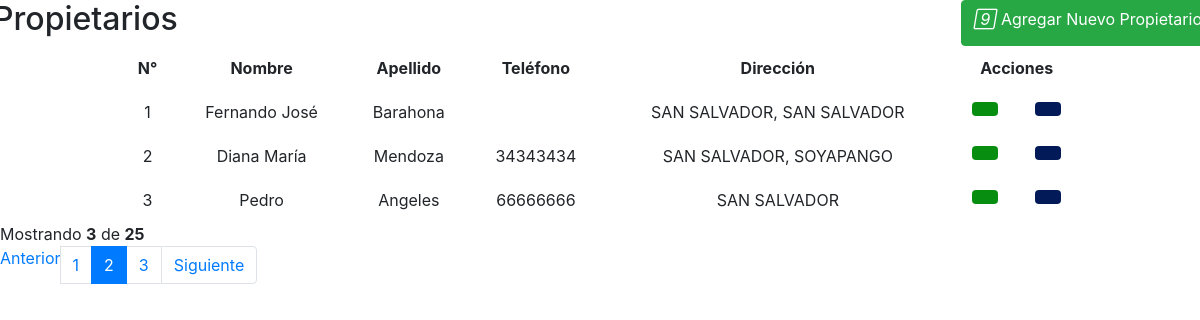
The page /views/propietarios/principal.php on the database its author committed.
### tables this page shows
CREATE TABLE `propietario` (
  `id_propietario` int(11) NOT NULL,
  `nombre` varchar(30) NOT NULL,
  `apellido` varchar(30) NOT NULL,
  `telefono` varchar(12) NOT NULL,
  `direccion` varchar(255) NOT NULL
);

### views/propietarios/principal.php (the view, shortened to what this page needs)
<?php
$conn = conectar_db();
$sql = "SELECT * FROM propietario";
$result = $conn->query($sql);
$cont = 0;
?>
<link rel="stylesheet" href="https://stackpath.bootstrapcdn.com/bootstrap/4.5.2/css/bootstrap.min.css">
<div>
<div class="row">
    <div class="col-md-12">
        <div class="table-wrapper">
            <div class="table-title">
                <div class="row">
                    <div class="col-sm-6 p-0 flex justify-content-lg-start justify-content-center">
                        <h2 class="ml-lg-2">Propietarios</h2>
                    </div>
                    <div class="col-sm-6 p-0 d-flex justify-content-lg-end justify-content-center">
                        <a href="#" class="btn btn-success" id="BtnNewProp">
                            <i class="material-icons">&#xE147;</i> <span>Agregar Nuevo Propietario</span>
                        </a>
                    </div>
                </div>
            </div>
<div class="table-responsive" id="DataPanelPropietarios">
    <?php if ($result && $result->num_rows > 0) : ?>
        <table class="table table-bordered table-hover table-borderless" style="margin: 0 auto; width: 80%">
            <thead style="vertical-align: middle; text-align: center;">
                <tr>
                    <th>N°</th>
                    <th>Nombre</th>
                    <th>Apellido</th>
                    <th>Teléfono</th>
                    <th>Dirección</th>
                    <th colspan="2">Acciones</th>
                </tr>
            </thead>
            <tbody style="vertical-align: middle; text-align: center;">
                <?php foreach ($result as $data) : ?>
                    <?php
                    $query = "SELECT COUNT(id_propietario) as contId FROM propietario WHERE id_propietario='" . $data['id_propietario'] . "'";
                    $result2 = $conn->query($query);
                    $row2 = $result2->fetch_assoc();
                    $contIdUser = $row2['contId'];
                    ?>
                    <tr>
                        <td><?php echo ++$cont; ?></td>
                        <td><?php echo $data['nombre']; ?></td>
                        <td><?php echo $data['apellido']; ?></td>
                        <td><?php echo $data['telefono']; ?></td>
                        <td><?php echo $data['direccion']; ?></td>
                        <td>
                            <a href="" class="btn text-white BtnUpdateUser" id_propietario="<?php echo $data['id_propietario']; ?>" style="background-color: #078E10;"><i class="fa-solid fa-user-pen"></i></a>
                        </td>
                        <td>
                            <?php if ($contIdUser == 1) : ?>
                                <a href="" class="btn text-white BtnDeleteUser" id_propietario="<?php echo $data['id_propietario']; ?>" style="background-color: #031A58;"><i class="fa-solid fa-user-xmark"></i></a>
                            <?php else : ?>
                                <a href="" class="btn text-white" style="background-color: #031A58;background-color: #ccc; cursor: not-allowed;" onclick="return false;"><i class="fa-solid fa-user-xmark"></i></a>
                            <?php endif ?>
                        </td>
                    </tr>
                <?php endforeach ?>
            </tbody>
        </table>
        <div class="clearfix">
        <div class="hint-text">Mostrando <b><?php echo $cont; ?></b> de <b>25</b></div>
        <ul class="pagination">
        <li class="page-item disabled"><a href="#">Anterior</a></li>
        <li class="page-item"><a href="#" class="page-link">1</a></li>
        <li class="page-item active"><a href="#" class="page-link">2</a></li>
        <li class="page-item"><a href="#" class="page-link">3</a></li>
        <li class="page-item"><a href="#" class="page-link">Siguiente</a></li>
        </ul>
        </div>
</div>
            </div>
    <?php else : ?>
        <div class="alert alert-danger">
            <b>No se encuentran datos........</b>
        </div>
    <?php endif ?>
</div>

### rows shown on the page
propietario: nombre "Fernando José", apellido "Barahona", direccion "SAN SALVADOR, SAN SALVADOR"
propietario: nombre "Diana María", apellido "Mendoza", telefono "34343434", direccion "SAN SALVADOR, SOYAPANGO"
propietario: nombre "Pedro", apellido "Angeles", telefono "66666666", direccion "SAN SALVADOR"

### other values the page prints
$cont "3"
